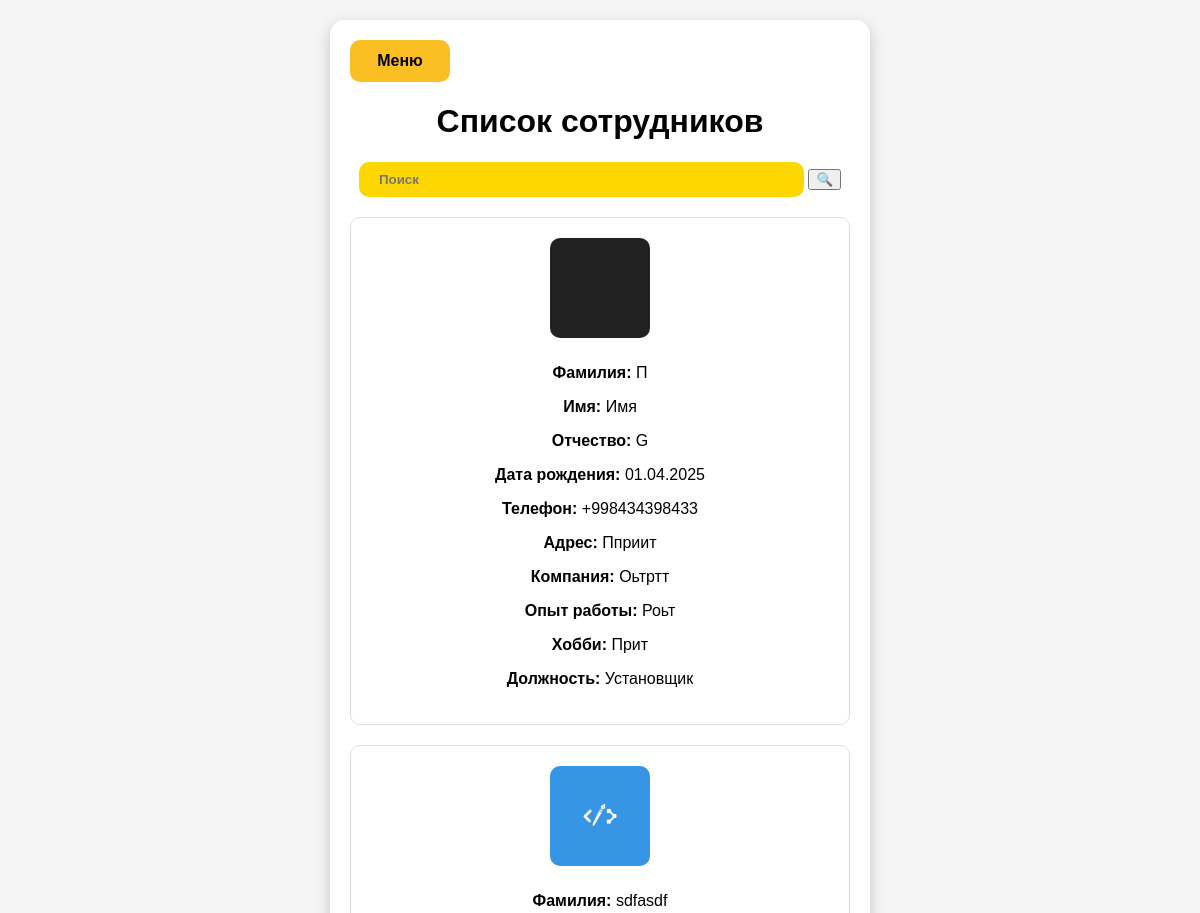
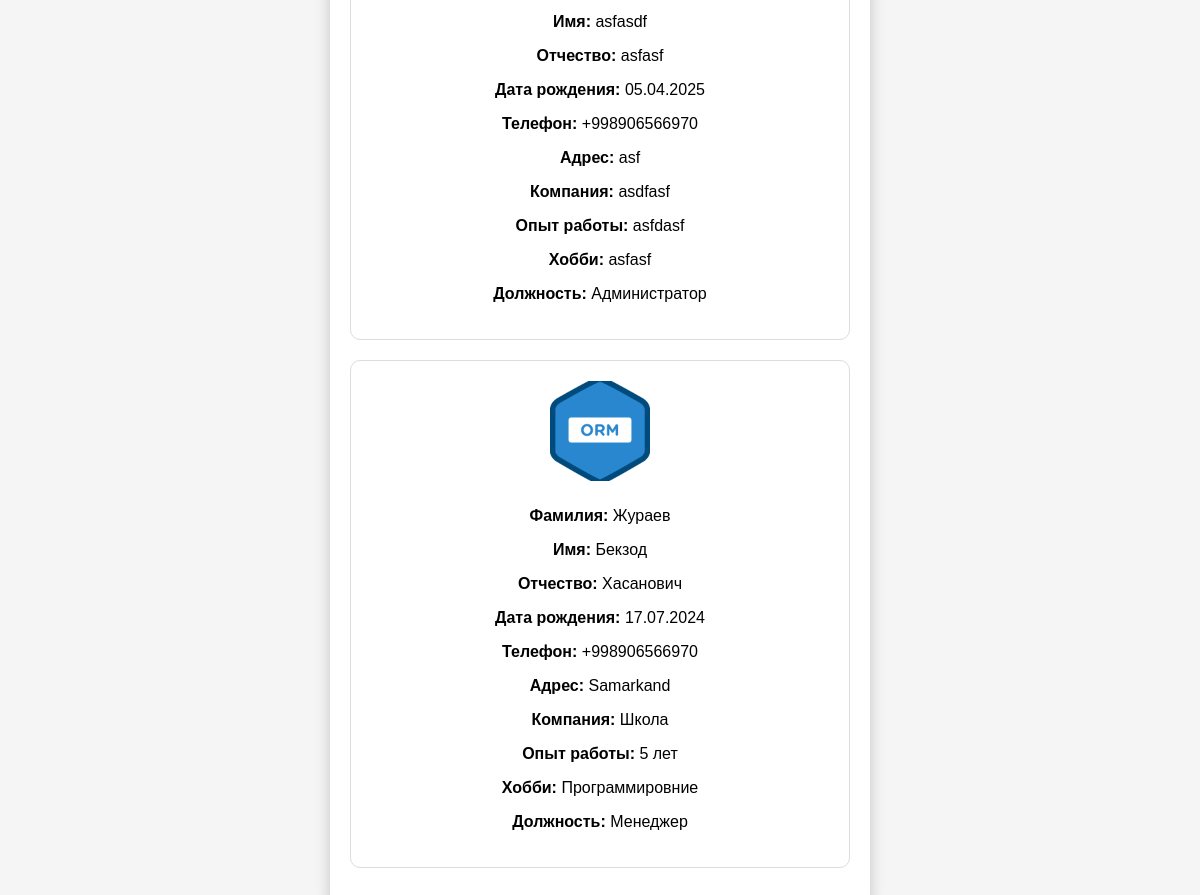
The page /staff/ (signed in) on the database its author committed (2 pictures, top to bottom).
### backend/models.py (models this page shows)
class Profile(models.Model):
    POSITION_CHOICES = [
        ("manager", "Менеджер"),
        ("admin", "Администратор"),
        ("accountant", "Бухгалтер"),
        ("supplier", "Снабженец"),
        ("chief", "Главный ЦЕХа"),
        ("chief_staff", "Сотрудник ЦЕХа"),
        ("delivery_cheif", "Главный доставщик"),
        ("delivery", "Доставщик"),
        ("installer_cheif", "Главный установщик"),
        ("installer", "Установщик"),
        ("technologist_cheif", "Главный Технолог"),
        ("technologist", "Технолог"),
        ("designer_cheif", "Главный дизайнер"),
        ("designer", "Дизайнер"),
        ("qa_cheif", "Главный сотрудник контроля качества"),
        ("qa_staff", "Сотрудник контроля качества"),
        ("sales_marketing", "Соц. маркетолог"),
        ("sales_call", "Сотрудник колл-центра"),
    ]
    username = models.OneToOneField(User, on_delete=models.CASCADE, related_name='profile')
    name = models.CharField(max_length=200, null=True, blank=True, default=None)
    lastname = models.CharField(max_length=200, null=True, blank=True, default=None)
    middle_name = models.CharField(max_length=200, null=True, blank=True, default=None)
    date_birth = models.DateField(null=True, blank=True, default=None)
    phone = PhoneNumberField(blank=True)
    adress = models.CharField(max_length=200,blank=True)
    last_job=models.CharField(max_length=200,blank=True)
    work_exp=models.CharField(max_length=200,blank=True)
    position = models.CharField(max_length=20, choices=POSITION_CHOICES)
    hobby=models.CharField(max_length=60,blank=True)
    photo = models.ImageField(blank=True, upload_to='pictures/',null=True)
    approve=models.BooleanField(default=False)
    archive=models.BooleanField(default=True)

### backend/views.py (the view, shortened to what this page needs)
# urls.py: path('staff/',views.Staff.as_view(),name='staff'),
class Staff(LoginRequiredMixin,TemplateView):
   template_name = 'staff.html'
   login_url = reverse_lazy('login')
   def get_context_data(self, *, object_list=None, **kwargs):
      context = super().get_context_data(**kwargs)
      search=self.request.GET.get('search')
      if search:
         context['profile'] = Profile.objects.filter(
            approve=True,
            archive=True
         ).filter(
            Q(name__icontains=search) |
            Q(lastname__icontains=search) |
            Q(middle_name__icontains=search)  # Add more fields as necessary
         ).order_by('-id')
      else:
         context['profile'] = Profile.objects.filter(approve=True,archive=True).order_by('-id')
      return context

### backend/templates/staff.html (shortened to what this page needs)
{% if request.user.profile.approve %}
<!DOCTYPE html>
<html lang="ru">
<head>
</head>
<body>
    <div class="container">
           <button  style="background-color: #fbbf24;
  border:
none;
  border-radius:
10px;
  font-size: 16px;
  font-weight: bold;
  cursor: pointer;
  transition:
background 0.3s;
  display: block;
  width:100px;
  padding:
12px;" onclick="window.location.href='{% url 'dashboard' %}'">Меню</button>
        <h1>Список сотрудников</h1>
        <form action="" method="GET">
            <div>
            <input type="text" placeholder="Поиск" class="header-btn" name="search" value="{{request.GET.search}}">
            <button type="submit"
          class="bg-blue-500 text-white px-4 py-2 rounded-r-2xl hover:bg-blue-600 transition">
    🔍
  </button>
                </div>
       </form>
        <div class="applications">
            {% for item in profile %}
            <div class="application">
                <img src="/{{item.photo}}" alt="Фото сотрудника" class="photo-placeholder">
                <div class="info">
                    <p><strong>Фамилия:</strong> {{item.lastname}}</p>
                    <p><strong>Имя:</strong> {{item.name}}</p>
                    <p><strong>Отчество:</strong> {{item.middle_name}}</p>
                    <p><strong>Дата рождения:</strong> {{ item.date_birth|date:"d.m.Y" }}</p>
                    <p><strong>Телефон:</strong> {{item.phone}}</p>
                    <p><strong>Адрес:</strong> {{item.adress}}</p>
                    <p><strong>Компания:</strong> {{item.last_job}}</p>
                    <p><strong>Опыт работы:</strong> {{item.work_exp}}</p>
                    <p><strong>Хобби:</strong> {{item.hobby}}</p>
                    <p><strong>Должность:</strong> {{item.get_position_display }}</p>
                </div>
            </div>
            {% endfor %}
        </div>
    </div>
</body>
</html>
{% else %}
{% include 'waiting.html' %}
{% endif %}

### backend/templates/staff.html (style rules this page uses)
body { font-family: 'Arial', sans-serif; background-color: #f5f5f5; margin: 0; padding: 20px; display: flex; justify-content: center; align-items: center; }
.container { background: white; padding: 20px; border-radius: 15px; box-shadow: 0 5px 15px rgba(0, 0, 0, 0.2); max-width: 90%; width: 500px; text-align: center; }
.header-btn { background: gold; color: black; font-weight: bold; padding: 10px 20px; border: none; border-radius: 10px; cursor: pointer; width:81%; margin-bottom: 20px; }
.application { padding: 20px; border: 1px solid #ddd; border-radius: 10px; margin-bottom: 20px; background: #fff; display: flex; flex-direction: column; align-items: center; }
.photo-placeholder { width: 100px; height: 100px; border-radius: 10px; margin-bottom: 10px; object-fit: cover; }

### rows shown on the page
Profile: photo (picture), lastname "П", name "Имя", middle_name "G", date_birth "01.04.2025", phone "+998434398433", adress "Пприит", last_job "Оьтртт", work_exp "Роьт", hobby "Прит", position "Установщик"
Profile: photo (picture), lastname "sdfasdf", name "asfasdf", middle_name "asfasf", date_birth "05.04.2025", phone "+998906566970", adress "asf", last_job "asdfasf", work_exp "asfdasf", hobby "asfasf", position "Администратор"
Profile: photo (picture), lastname "Жураев", name "Бекзод", middle_name "Хасанович", date_birth "17.07.2024", phone "+998906566970", adress "Samarkand", last_job "Школа", work_exp "5 лет", hobby "Программировние", position "Менеджер"
